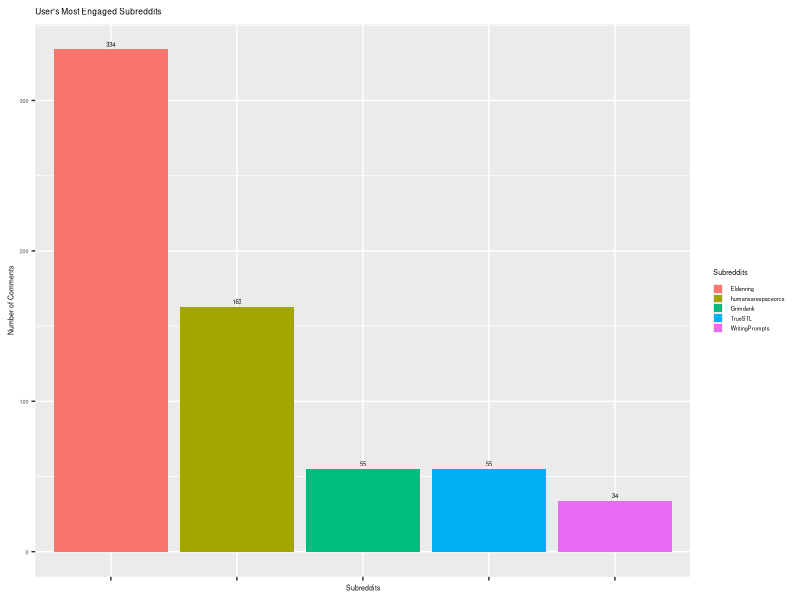
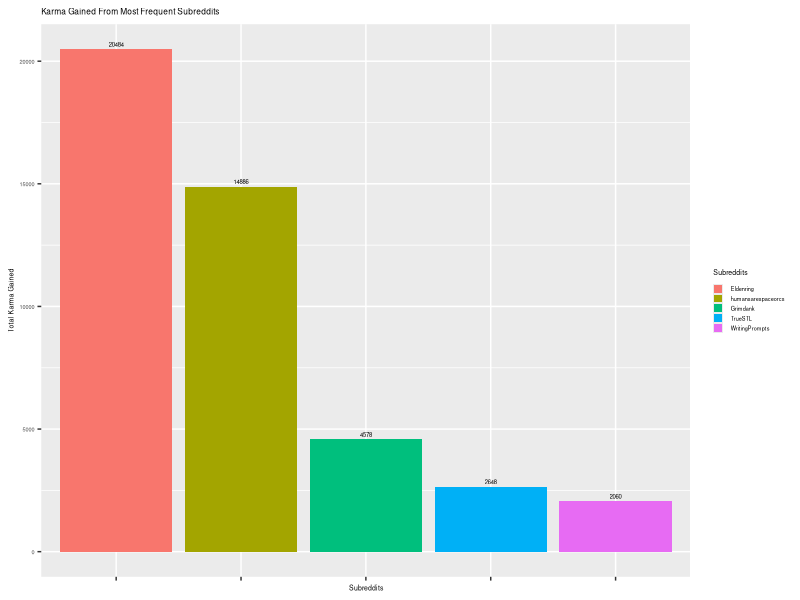
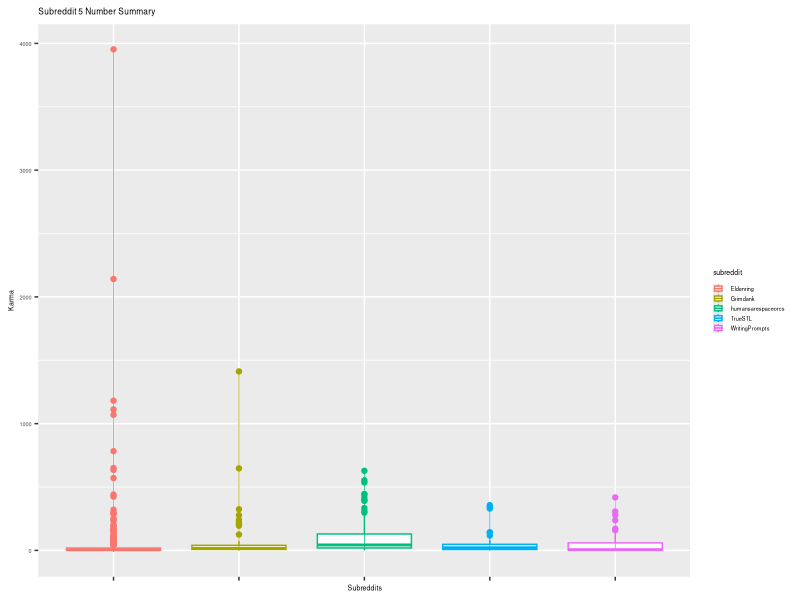

Write R code to recreate these figures, in order.
library(ggplot2)
library(dplyr)


# most commented on subreddit as bar graph
top_subreddits <- function(df, howmany=5){
  #writes out a jpeg of their most used subreddits from ggplot
  #param: df read from python with a vector called subreddit
  
  # sort df then get the most posts per counts and reddits
  sorted_subreddit <- sort(table(df$subreddit), decreasing=TRUE)
  reddits <- names(sorted_subreddit)[1:howmany]
  counts <- as.numeric(sorted_subreddit)[1:howmany]
  tabled <- data.frame(reddits, counts) 
  tabled$reddits <- factor(tabled$reddits, levels=tabled$reddits) # avoid sorting
  
  # ggplot bar graph
  bar <- ggplot(data = tabled,
                aes(x=reddits, y=counts, fill=reddits))+
    geom_bar(stat="identity")+
    xlab("Subreddits")+
    ylab("Number of Comments")+
    ggtitle("User's Most Engaged Subreddits")+
    theme(axis.text.x=element_blank(),
          text = element_text(size = 5),
          legend.key.size = unit(0.25, 'cm'))+
    geom_text(aes(label=counts), vjust=-0.5, size=1.5)+ 
    guides(fill=guide_legend(title="Subreddits"))
  
  # write out file
  ggsave("Number_of_posts.jpeg",
         plot = bar,
         width = 800,
         height = 800,
         unit = ("px")
  )
}


# average score per comment in subreddit
total_score_freqsubreddit <- function(df, howmany=5){
  # generates bar plot that has the total karma gained by user from each subreddit
  # param df: read csv of df
  
  # get top subreddits
  sorted_subreddit <- sort(table(df$subreddit), decreasing=TRUE)
  subreddits <- names(sorted_subreddit)[1:howmany]
  
  # iterate through list and get the sum of those
  sums <- c()
  for(item in subreddits){
    sums <- append(sums, sum(df$up.votes[df$subreddit==item]))
  }                           
  
  new_df <- data.frame(subreddits, sums)
  new_df$subreddits <- factor(new_df$subreddits, levels=new_df$subreddits)

    # plot data
  plot <- ggplot(data = new_df,
                 aes(x = subreddits, y = sums, fill=subreddits))+
    geom_bar(stat="identity")+
    xlab("Subreddits")+
    ylab("Total Karma Gained")+
    ggtitle("Karma Gained From Most Frequent Subreddits")+
    theme(axis.text.x=element_blank(),
          text = element_text(size = 5),
          legend.key.size = unit(0.25, 'cm'))+
    geom_text(aes(label=sums), vjust=-0.5, size=1.5)+
    guides(fill=guide_legend(title="Subreddits"))
  
  # write out to graph
  ggsave("subreddits_karma_summary.jpeg",
         plot = plot,
         width = 800,
         height = 800,
         unit = ("px")
  )
}


karma_gained_boxplot_outlier <- function(df, howmany=5){
  
  # get top subreddits
  sorted_subreddit <- sort(table(df$subreddit), decreasing=TRUE)
  subreddits <- names(sorted_subreddit)[1:howmany]
  
  # make a new df that has values and subreddit
  colagulated_df <- data.frame()
  for (item in subreddits) {
    new_df <- data.frame(c(df$up.votes[df$subreddit==item]), c(rep(item)))
    colagulated_df <- rbind(colagulated_df, new_df)
  }
  colagulated_df <- setNames(colagulated_df, c("value", "subreddit")) # index
  
  # plot including outliers and write to file
  outliers <- ggplot(data = colagulated_df,
                   aes(x = subreddit, y = value, color=subreddit))+
              geom_boxplot()+
              xlab("Subreddits")+
              ylab("Karma")+
              ggtitle("Subreddit 5 Number Summary")+
              theme(axis.text.x=element_blank(),
                    text = element_text(size = 5),
                    legend.key.size = unit(0.25, 'cm'))+
              guides(fill=guide_legend(title="Subreddits"))+
              geom_line(size=0.25)
  
  ggsave("boxplot_summary_outliers.jpeg",
         plot = outliers,
         width = 800,
         height = 800,
         unit = ("px")
  )
}




main <- function(){
  df = read.csv(file = 'Output.csv', header=TRUE)
  top_subreddits(df)
  total_score_freqsubreddit(df)
  karma_gained_boxplot_outlier(df)
} 


main()
